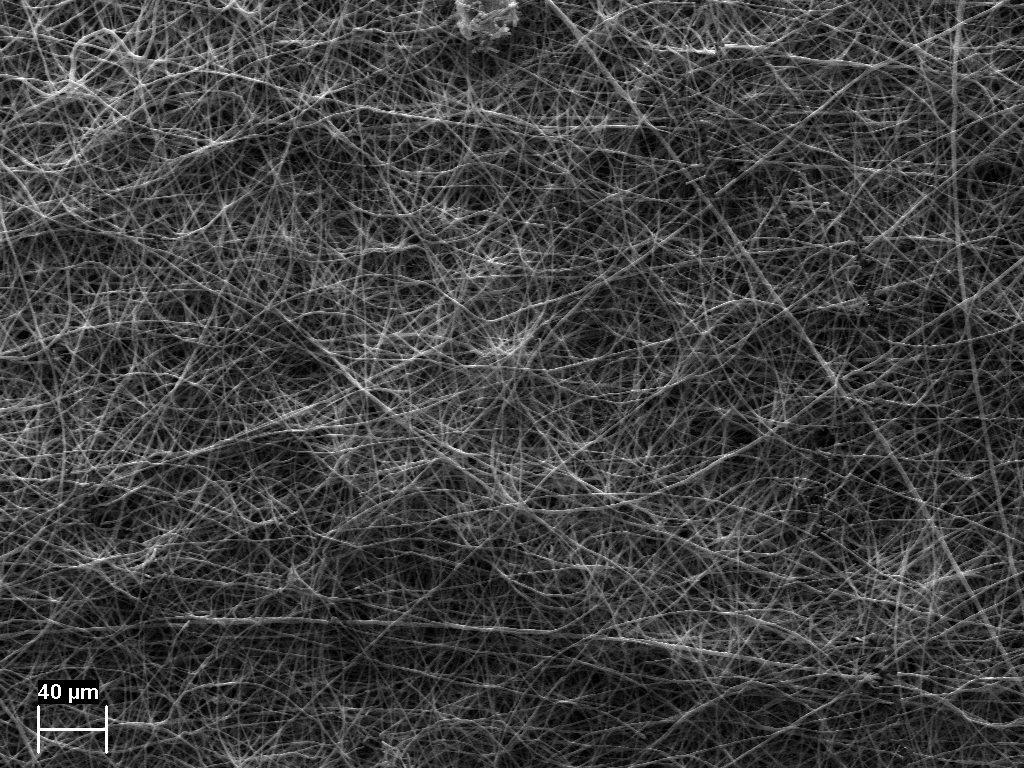
#> input picture Data/Model_images/40_new_nr.tif, 1024 x 768 px; its folder holds only this picture in this run
$ python -i scale_obtain.py   (imports and definitions only)
#> lines starting #> are read from the running program, lines starting #| are printed output that depends on the picture; after the words box and inside, x2 and y2 are one past the last pixel; in counts of white or black regions, pixels touching at a corner belong together
# CODE for obtaining the scale from the SEM image #
#!/usr/bin/python3
# libraries
import numpy as np
import cv2
import os
import difflib
import matplotlib.pyplot as plt
import pytesseract
import re

# pot_val, pot_unit, scale length in px
value_unit_scale = []
# list of units
pot_units = ["nm", "um"]
# pot scale values - should be updated if some new scales used!
pot_values = ["1", "2", "3", "4", "10", "20", "30", "100", "200", "400"]
pot_digits = ["0", "1", "2","3","4"]


# INSERT YOUR tesseract.exe PATH here in case having an error
# make sure tesseract OCR is installed too
# uncomment for lab pc
#pytesseract.pytesseract.tesseract_cmd = r'C:\Program Files\Tesseract-OCR\tesseract.exe'
#pytesseract.pytesseract.tesseract_cmd = r'C:/home/marilin/fibar_tool_venv/bin/pytesseract'


def scale_obtain(file):

    """
    Function for obtaining the scale from the original SEM input image
    """
#> called with file = '../../Data/Model_images/40_new_nr.tif'

    img = cv2.imread(file, 0)
#> img is the input picture: shape (768, 1024); min 0, max 255, mean 64.1

    counter, value_unit_scale, four_contours = [], [], []

    ###########################################################################
    # number and unit obtaining

    thresh = cv2.threshold(img, 0, 255, cv2.THRESH_BINARY_INV)[1]
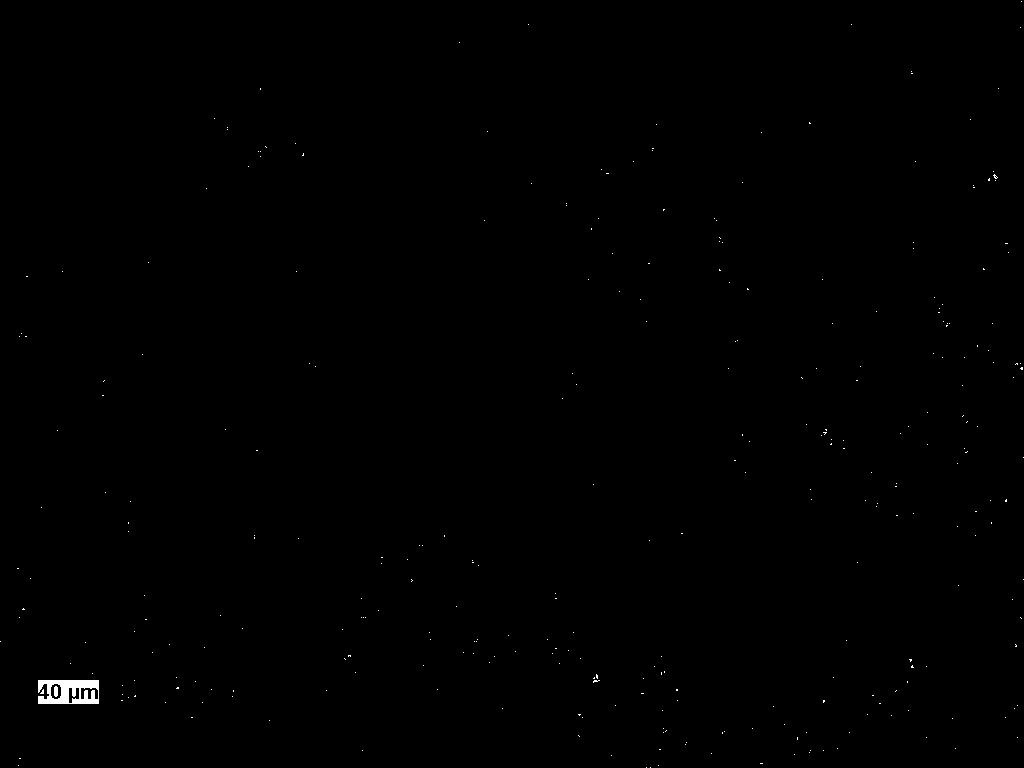
#> thresh: shape (768, 1024); 0.2% white; 311 white regions (309 under 20 px), largest, box (x1, y1, x2, y2) and area: (38, 680, 99, 704) 1048, (54, 686, 58, 697) 40

    # assuming the scale is in the LL quarter
    empty_im = np.zeros_like(thresh)
    cont_thresh = thresh[thresh.shape[0]//2:,:thresh.shape[1]//2]
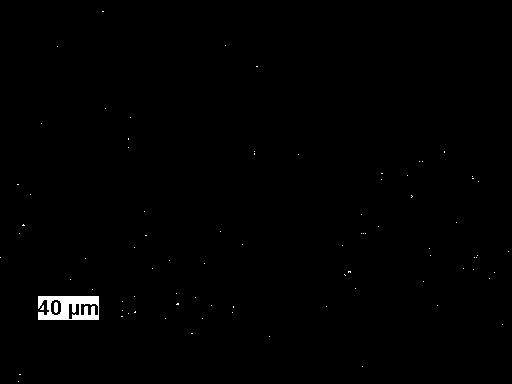
#> cont_thresh: shape (384, 512); 0.62% white; 84 white regions (82 under 20 px), largest, box (x1, y1, x2, y2) and area: (38, 296, 99, 320) 1048, (54, 302, 58, 313) 40
    #cv2.imshow("cont_thresh", cont_thresh)
    empty_im[empty_im.shape[0]//2:,:empty_im.shape[1]//2]  = cont_thresh
#> empty_im: shape (768, 1024); 0.15% white; 84 white regions (82 under 20 px)


    result = img.copy()
    contours = cv2.findContours(empty_im, cv2.RETR_EXTERNAL, cv2.CHAIN_APPROX_SIMPLE)
#> contours = 83 contours, 82 with area under 20; largest, box (x1, y1, x2, y2) and area: (38, 680, 99, 704) 1274

    #cv2.imshow("empty_im", np.uint8(empty_im))
    contours = contours[0] if len(contours) == 2 else contours[1]
    #print(contours)


    for contour in contours:
        if len(contour) == 4:
            four_contours.append(contour)
#> this loop made 83 passes
#> contour on passes 1 to 12: [[18, 765]], [[19, 758], [20, 758]], [[362, 750]], [[269, 720]], [[191, 717], [192, 717]], [[502, 708]], [[202, 702]], [[165, 702]], [[121, 700], [122, 700]], [[128, 697]], [[232, 696]], [[135, 695], [134, 696], [135, 696]]
#> after the loop, four_contours = 2 contours, all with area under 20

    #print(four_contours)
    try:
        big_contour = max(four_contours, key=cv2.contourArea)
#> big_contour = [[177, 687], [176, 688], [178, 688], [178, 687]]
    except:
        big_contour = max(contours, key=cv2.contourArea)


    # big_contour struc: [a][0][b], where a is the corner idx (runs from upper left + ↓ and upper right + ↓), b is either y [0] or x [1] coord
    # initial flattened big contour list y1 x1 y2 x2 etc.

    y_coords = big_contour.flatten()[::2]
#> y_coords = [177, 176, 178, 178]
    x_coords = big_contour.flatten()[1::2]
#> x_coords = [687, 688, 688, 687]

    # for drawing purposesoppenheimer aaron hibell trance remix
    if len(big_contour) > 4:
        big_contour = np.array([ [[min(y_coords), max(x_coords)]], [[min(y_coords), min(x_coords)]], [[max(y_coords), min(x_coords)]], [[max(y_coords), max(x_coords)]] ])

    cv2.drawContours(result, [big_contour], 0, (255,255,255), 5)
#> result: shape (768, 1024); 0.01% of pixels changed, all inside (x1, y1, x2, y2) = (173, 684, 182, 692)

    #cv2.imshow("contours", np.uint8(result))


    # # 1px height cross-section
    cross = img[int( (min(x_coords)+ max(x_coords)) //2 ): int( (min(x_coords)+ max(x_coords)) //2 )+1, min(y_coords):max(y_coords)+5]

    ar_z = np.insert(np.nonzero(cross), 0, 0)
#> ar_z = [0, 0, 0, 0, 0, 0, 0, 3, 4, 5, 6]
    # diff between non-zero values - fetching the zero amount of zeros and fetching the
    # start idx of the longest sub-arr of consecutive zeros
    min_val = ar_z[np.argmax(np.ediff1d(ar_z))]
#> min_val = 0
    # end idx of the zero arr
    max_val = ar_z[np.argmax(np.ediff1d(ar_z)) +1]
#> max_val = 3

    cutting_idx = int(np.mean((min_val, max_val)))
#> cutting_idx = 1


    # extracting unit
    unit = img[min(x_coords):max(x_coords), min(y_coords) + cutting_idx:max(y_coords)]
#> unit = [0]
    unit = np.pad(unit, pad_width = [(1, 1),(1, 1)], mode = "constant")
#> unit = [[0, 0, 0], [0, 0, 0], [0, 0, 0]]
    #unit = skimage.morphology.medial_axis(unit).astype(np.uint8)
    unit[unit == 1] = 255
    # cv2.imshow("unit", np.uint8(unit))

    # extracting number
    number = img[min(x_coords):max(x_coords), min(y_coords): min(y_coords) + cutting_idx]
#> number = [1]
    #cv2.imshow("number", np.uint8(unit))
    number = np.pad(number, pad_width = [(1, 1),(1, 1)], mode = "constant")
#> number = [[0, 0, 0], [0, 1, 0], [0, 0, 0]]

    ## number to digits ##
    first_row_of_whites = np.min(np.nonzero(number)[0])
#> first_row_of_whites = 1
    full_extent = number.shape[1]
#> full_extent = 3

    nr_cross = number[first_row_of_whites: first_row_of_whites+1, :full_extent].flatten()
#> nr_cross = [0, 1, 0]
    # print(nr_cross)
    nonz_locs = np.nonzero(nr_cross)[0]
#> nonz_locs = [1]
    # [6 lines of commented-out code are left out]
    nr_ar_z = np.insert(np.nonzero(nr_cross), 0, 0)
#> nr_ar_z = [0, 1]
    diff_between_zeros = np.ediff1d(nr_ar_z)
#> diff_between_zeros = [1]
    # print(diff_between_zeros)
    idxs = np.where(diff_between_zeros > 1)[0]
#> idxs = empty array
    # print(idxs)
    cuts = []
    for val in idxs[idxs!=0]:
        cuts.append(int(np.mean((nonz_locs[val], nonz_locs[val-1]))))
#> this loop made 0 passes
#> after the loop, cuts = []

    cuts.insert(0,0)
    cuts.append(number.shape[1])
    custom_config= r'--psm 10'

    compound_nr = ""

    for i, cut in enumerate(cuts):
        if i != len(cuts)-1:
            detected_nr, detected_unit = [], []

            digit = number[:number.shape[0], cut:cuts[i+1]]
            digit = np.pad(digit, pad_width = [(1, 1),(1, 1)], mode = "constant")

            # cv2.imshow("digit", np.uint8(digit))
            # cv2.waitKey(0)
            # cv2.destroyAllWindows()

            for val in range(10,30, 1):
                detected_nr.append(str(pytesseract.image_to_string(cv2.resize(digit, (val, val)), config =custom_config, timeout = 5)).split("y\n\x0c")[0].strip()) # Timeout after 2 seconds
                if i == 0:
                    detected_unit.append(str(pytesseract.image_to_string(cv2.resize(unit, (val, val)), config =custom_config, timeout = 5)).split("y\n\x0c")[0].strip()) # Timeout after 2 seconds

            for unit in detected_unit:
                if unit in pot_units:
                    value_unit_scale.append(unit)

                    # found_unit = max(set(detected_unit), key=detected_unit.count)
                    # if found_unit in pot_units:
                    #     value_unit_scale.append(found_unit)

            detected_ints = np.array([int(val) for val in detected_nr if val.isnumeric() and val in pot_digits])
            vals, counts = np.unique(detected_ints, return_counts=True)

            compound_nr += str(vals[np.argmax(counts)])


        else:
            pass
#> this loop made 1 pass
#> (cut, digit) on pass 1: (0, [[0, 0, 0], [0, 1, 0], [0, 0, 0]])
#> after the loop, compound_nr = ''; value_unit_scale = []

    value_unit_scale.append(int(compound_nr))
    value_unit_scale = list(np.unique(value_unit_scale))

    # except RuntimeError as timeout_error:
    # # Tesseract processing is terminated
    #     pass
    ################################################################

    # contouring the scale
    th2 = cv2.threshold(img[max(x_coords):, min(y_coords)-5: max(y_coords) + 200], 254, 255, cv2.THRESH_BINARY)[1]

    ## line length in pixels
    try:
        scale_length = np.max(np.nonzero(th2)[1]) - np.min(np.nonzero(th2)[1])
        value_unit_scale.append(scale_length)
        print(value_unit_scale)
        return value_unit_scale
    # in case no unit or number is found
    except:
        return None


# [11 lines of commented-out code are left out]

#> (the run stopped early here; a loop or call above may not have finished)

$ run again, on Data/Model_images/40_nr.tif
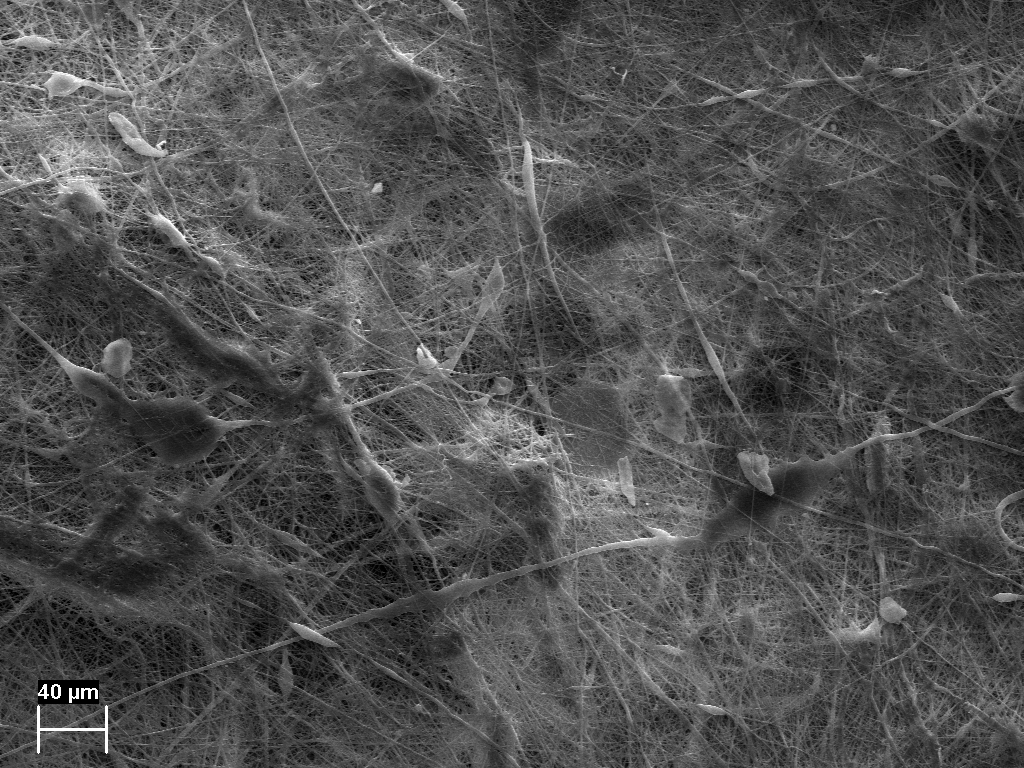
#> input picture Data/Model_images/40_nr.tif, 1024 x 768 px
#> in scale_obtain, img is the input picture: shape (768, 1024); min 0, max 255, mean 80.4
#> thresh: shape (768, 1024); 0.16% white; 120 white regions (118 under 20 px), largest, box (x1, y1, x2, y2) and area: (38, 680, 99, 704) 1048, (54, 686, 58, 697) 40
#> in scale_obtain, `cont_thresh = thresh[thresh.shape[0]//2:,:thresh.shape[1]//2]`:
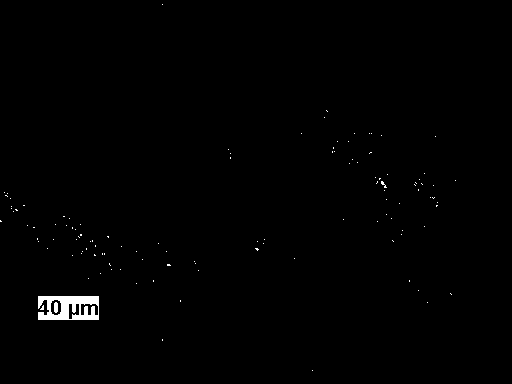
#> cont_thresh: shape (384, 512); 0.66% white; 117 white regions (115 under 20 px), largest, box (x1, y1, x2, y2) and area: (38, 296, 99, 320) 1048, (54, 302, 58, 313) 40
#> empty_im: shape (768, 1024); 0.16% white; 117 white regions (115 under 20 px)
#> contours = 116 contours, 115 with area under 20; largest, box (x1, y1, x2, y2) and area: (38, 680, 99, 704) 1274
#> the loop in scale_obtain, `for contour in contours:` made 116 passes
#> contour on passes 1, 2, 4, 5, 7, 8, 9, 10: [[312, 754]], [[162, 723], [162, 724]], [[427, 686]], [[180, 684], [180, 685]], [[450, 677], [451, 678]], [[418, 674]], [[136, 667]], [[409, 664], [409, 665]]
#> after the loop in scale_obtain, `for contour in contours:`: four_contours = 9 contours, all with area under 20
#> big_contour = [[255, 632], [257, 634], [258, 633], [257, 632]]
#> y_coords = [255, 257, 258, 257]
#> x_coords = [632, 634, 633, 632]
#> result: shape (768, 1024); 0.01% of pixels changed, all inside (x1, y1, x2, y2) = (252, 629, 262, 638)
#> ar_z = [0, 0, 0, 0, 0, 0, 0, 4, 5, 6, 7]
#> min_val = 0
#> max_val = 4
#> cutting_idx = 2
#> in scale_obtain, `unit = img[min(x_coords):max(x_coords), min(y_coords) + cutting_idx:ma..`: unit = [0, 0]
#> in scale_obtain, `unit = np.pad(unit, pad_width = [(1, 1),(1, 1)], mode = "constant")`: unit = [[0, 0, 0], [0, 0, 0], [0, 0, 0], [0, 0, 0]]
#> in scale_obtain, `number = img[min(x_coords):max(x_coords), min(y_coords): min(y_coords)..`: number = [[0, 0], [1, 0]]
#> in scale_obtain, `number = np.pad(number, pad_width = [(1, 1),(1, 1)], mode = "constant")`: number = [[0, 0, 0, 0], [0, 0, 0, 0], [0, 1, 0, 0], [0, 0, 0, 0]]
#> first_row_of_whites = 2
#> nr_cross = [0, 1, 0, 0]
#> nonz_locs = [1]
#> nr_ar_z = [0, 1]
#> diff_between_zeros = [1]
#> idxs = empty array
#> after the loop in scale_obtain, `for val in idxs[idxs!=0]:`: cuts = []
#> the loop in scale_obtain, `for i, cut in enumerate(cuts):` made 1 pass
#> (cut, digit) on pass 1: (0, [[0, 0, 0, 0], [0, 0, 0, 0], [0, 1, 0, 0], [0, 0, 0, 0]])
#> after the loop in scale_obtain, `for i, cut in enumerate(cuts):`: compound_nr = ''; value_unit_scale = []

$ run again, on Data/Model_images/4_nr.tif
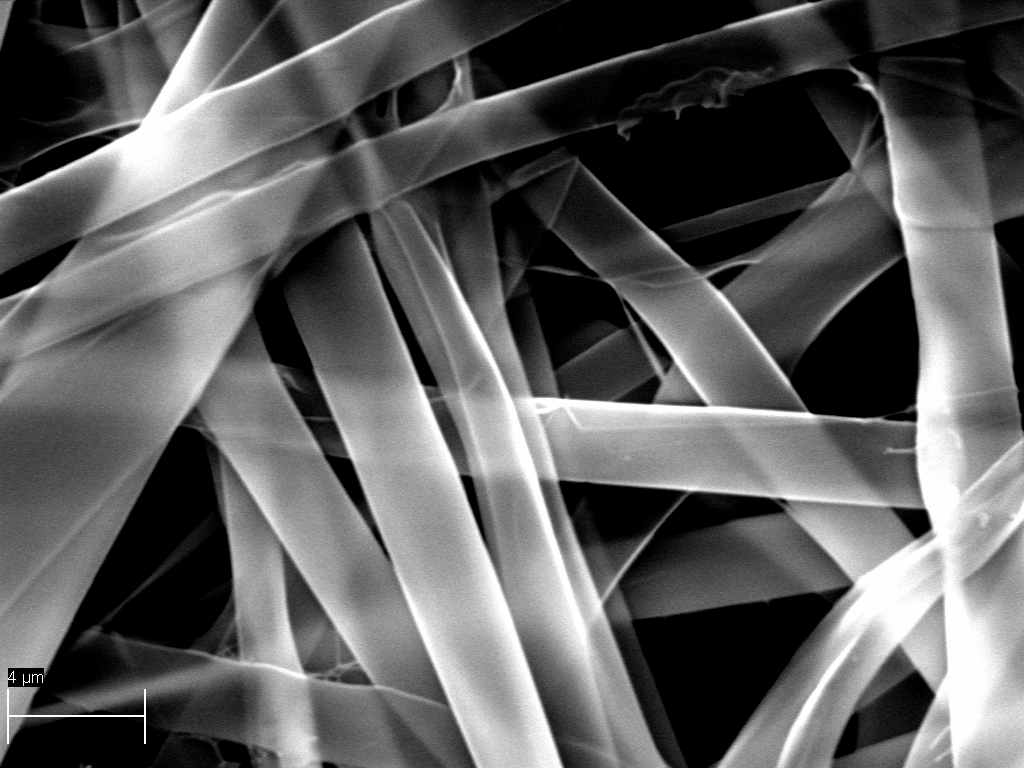
#> input picture Data/Model_images/4_nr.tif, 1024 x 768 px
#> in scale_obtain, img is the input picture: shape (768, 1024); min 0, max 255, mean 93.3
#> in scale_obtain, `thresh = cv2.threshold(img, 0, 255, cv2.THRESH_BINARY_INV)[1]`:
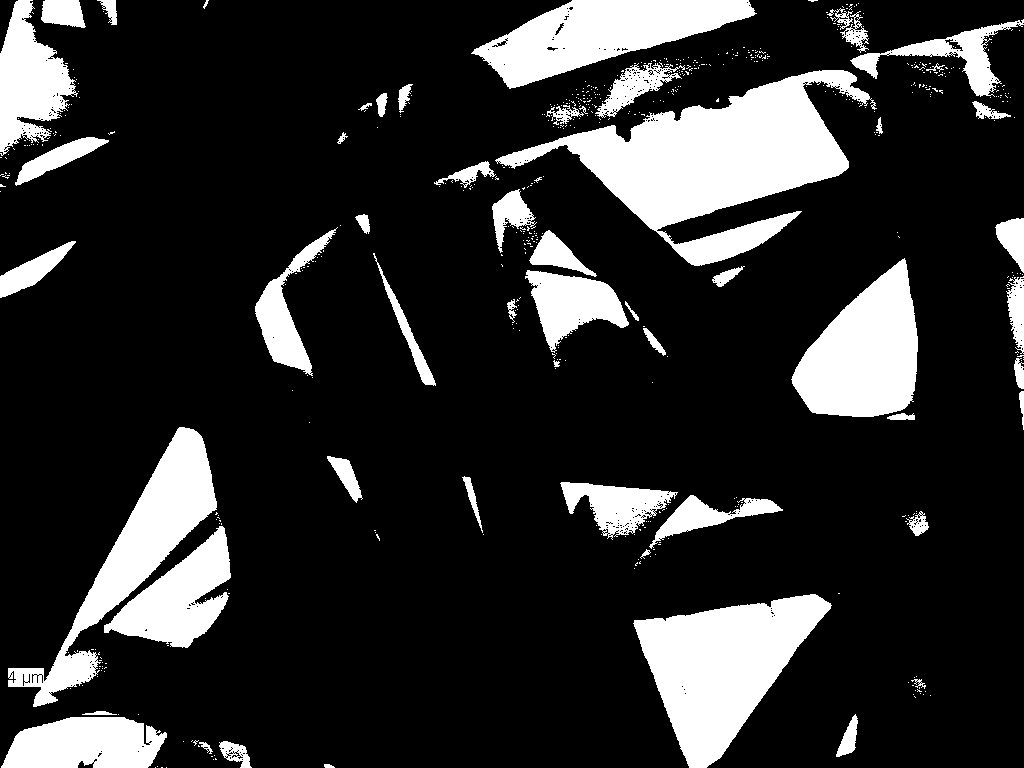
#> thresh: shape (768, 1024); 18% white; 583 white regions (528 under 20 px), largest, box (x1, y1, x2, y2) and area: (495, 70, 877, 266) 28621, (633, 594, 832, 768) 17984, (8, 427, 217, 707) 13214
#> cont_thresh: shape (384, 512); 14.8% white; 60 white regions (51 under 20 px), largest, box (x1, y1, x2, y2) and area: (8, 43, 217, 323) 13214, (104, 142, 231, 264) 7370, (1, 333, 167, 384) 6729
#> in scale_obtain, `empty_im[empty_im.shape[0]//2:,:empty_im.shape[1]//2]  = cont_thresh`:
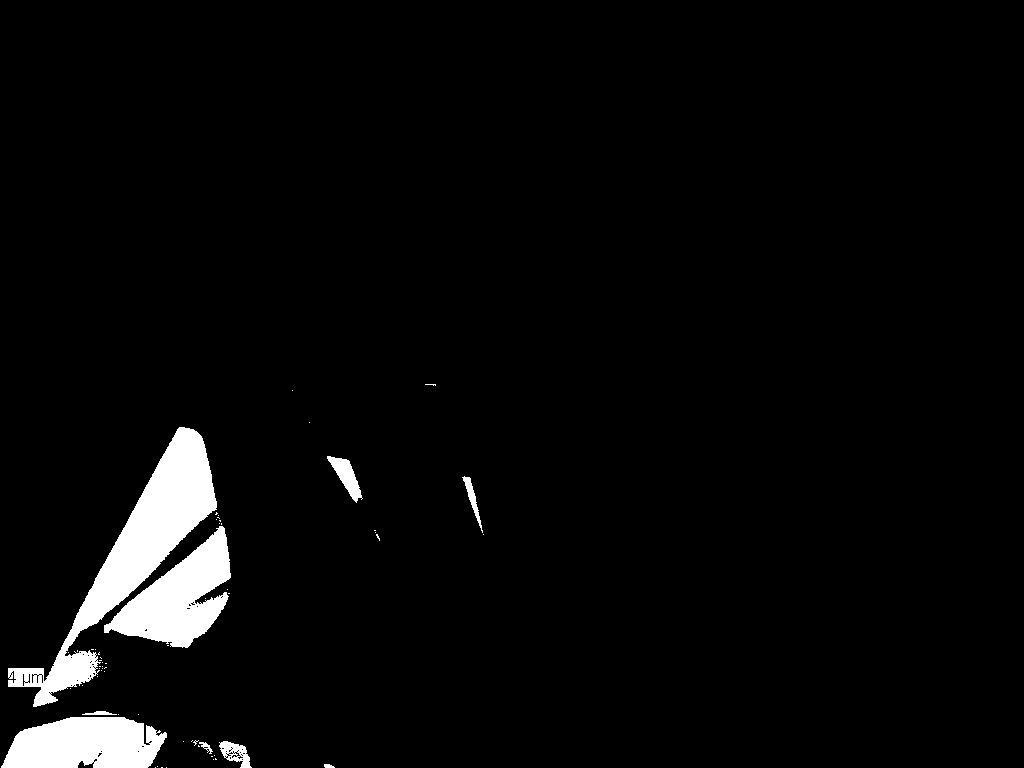
#> empty_im: shape (768, 1024); 3.7% white; 60 white regions (51 under 20 px)
#> contours = 60 contours, 51 with area under 20; largest, box (x1, y1, x2, y2) and area: (8, 427, 217, 707) 12874, (104, 526, 231, 648) 7169, (1, 717, 167, 768) 6533, (327, 456, 363, 503) 615, (219, 741, 252, 768) 458
#> the loop in scale_obtain, `for contour in contours:` made 60 passes
#> contour on passes 1, 2, 3, 4, 6, 7, 8, 9: [[166, 767]], [[161, 767], [162, 767]], [[155, 767]], [[157, 766]], [[213, 759]], [[215, 758], [215, 759], [216, 759]], [[211, 756], [212, 756]], [[214, 755]]
#> after the loop in scale_obtain, `for contour in contours:`: four_contours = 2 contours, all with area under 20
#> big_contour = [[105, 667], [104, 668], [105, 667], [106, 667]]
#> y_coords = [105, 104, 105, 106]
#> x_coords = [667, 668, 667, 667]
#> result: shape (768, 1024); 0.01% of pixels changed, all inside (x1, y1, x2, y2) = (101, 664, 110, 672)
#> ar_z = [0, 0, 0, 0, 0, 0, 0, 3, 4, 5, 6]
#> min_val = 0
#> max_val = 3
#> cutting_idx = 1
#> in scale_obtain, `unit = img[min(x_coords):max(x_coords), min(y_coords) + cutting_idx:ma..`: unit = [0]
#> in scale_obtain, `unit = np.pad(unit, pad_width = [(1, 1),(1, 1)], mode = "constant")`: unit = [[0, 0, 0], [0, 0, 0], [0, 0, 0]]
#> in scale_obtain, `number = img[min(x_coords):max(x_coords), min(y_coords): min(y_coords)..`: number = [5]
#> in scale_obtain, `number = np.pad(number, pad_width = [(1, 1),(1, 1)], mode = "constant")`: number = [[0, 0, 0], [0, 5, 0], [0, 0, 0]]
#> first_row_of_whites = 1
#> nr_cross = [0, 5, 0]
#> nonz_locs = [1]
#> nr_ar_z = [0, 1]
#> diff_between_zeros = [1]
#> idxs = empty array
#> after the loop in scale_obtain, `for val in idxs[idxs!=0]:`: cuts = []
#> the loop in scale_obtain, `for i, cut in enumerate(cuts):` made 1 pass
#> (cut, digit) on pass 1: (0, [[0, 0, 0], [0, 5, 0], [0, 0, 0]])
#> after the loop in scale_obtain, `for i, cut in enumerate(cuts):`: compound_nr = ''; value_unit_scale = []
